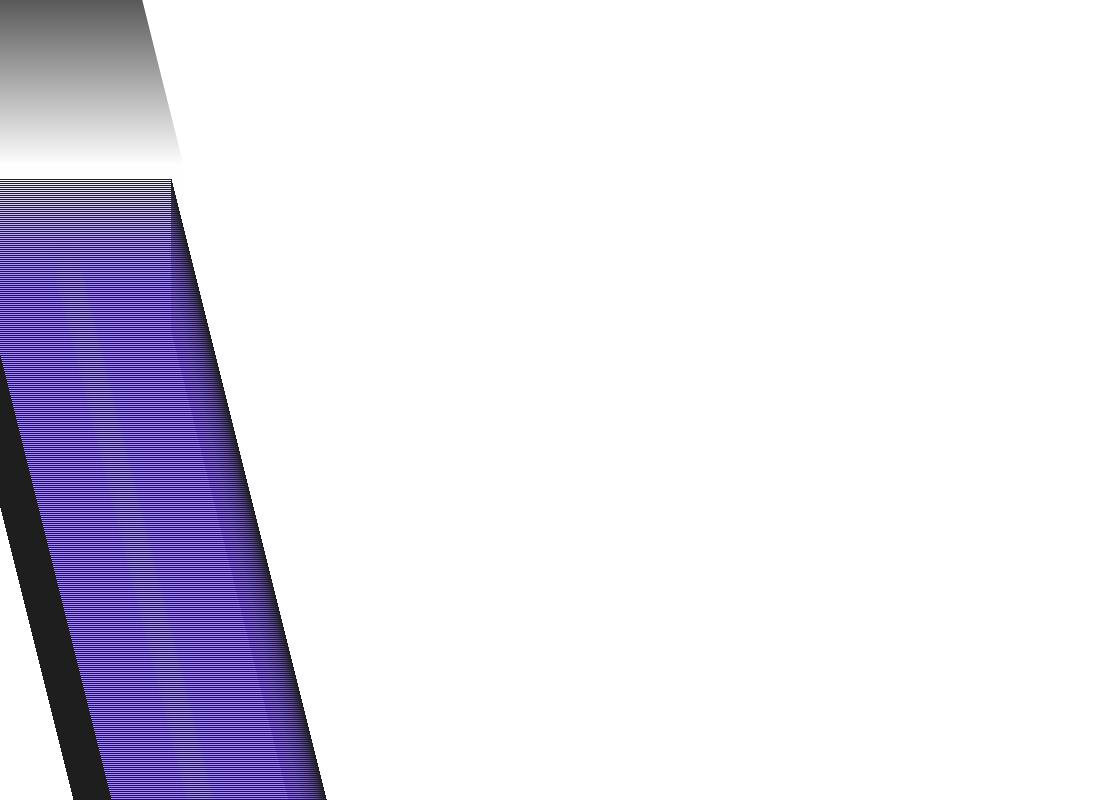
Frame 1 (no input)
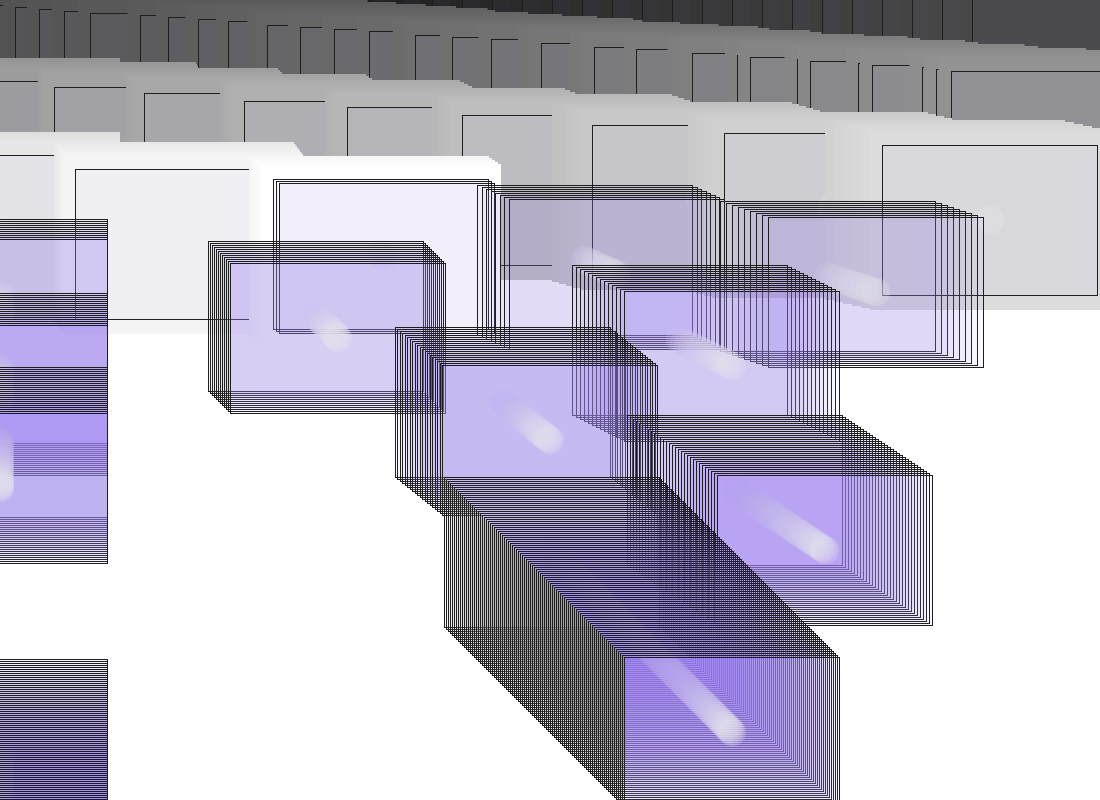
Frame 60 (the mouse pressed at the canvas centre just before this capture)
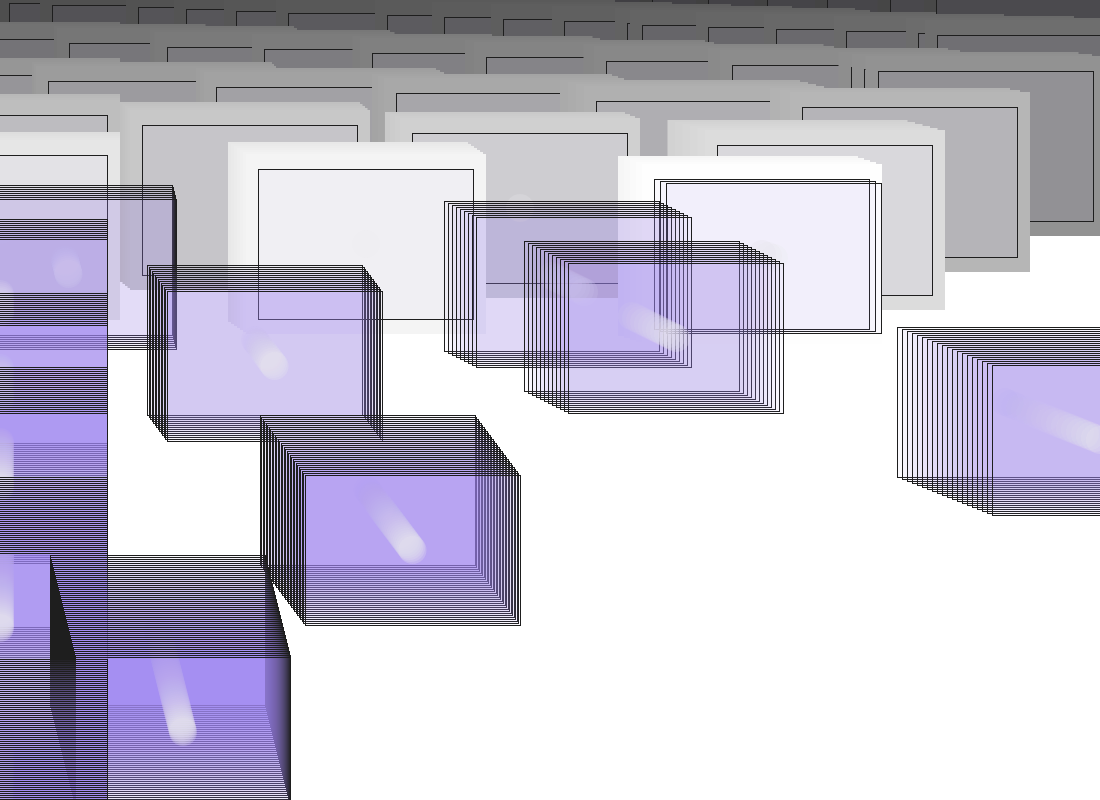
Frame 120 (the mouse held since frame 60 and released just before this capture)

The Processing sketch that drew these frames (run headless with seeded random() and noise(); from frame 60 on, the mouse is pressed at the canvas centre):

// Processing sketch: processing_61098
// ── processing_61098.pde

//HW 7 - Sarah Lesnikoski


Tube[] days = new Tube[3285]; //3,285 days = 9 years
void setup() {
  size(1100,800);
  smooth();
  
  
  for (int i = 0; i < days.length; i++) {
    days[i] = new Tube(color(i*2),0,i*2,i/2.0);
  }
}
  
void draw() {
 background(255);  
 for (int i = 0; i < days.length; i++) {
    days[i].move();
    days[i].display();
  }
}

class Tube {
  color c;
  float xpos;
  float ypos;
  float xspeed;
  
  Tube(color c_, float xpos_, float ypos_, float xspeed_) {
    c = c_;
    xpos = xpos_;
    ypos = ypos_;
    xspeed = xspeed_;
  }
  
void display() {
  rectMode(CENTER);
  stroke(500);
  fill(c);
  rect(xpos,ypos,240,180);
  ellipseMode(CENTER);
  noStroke();
  fill(234,234,234,65);
  ellipse(xpos,ypos,28,28);
  rectMode(CENTER);
  stroke(30);
  fill(142,120,220,10);
  rect(xpos,ypos,215,150);
   
  
}

void move() {
  xpos = xpos + xspeed;
  if (xpos > width) {
    xpos = 0;
  }
 }
}


/* Learned code from 'Circe circles' notes from class and Learning Processing 
by Daniel Shiffman. */
